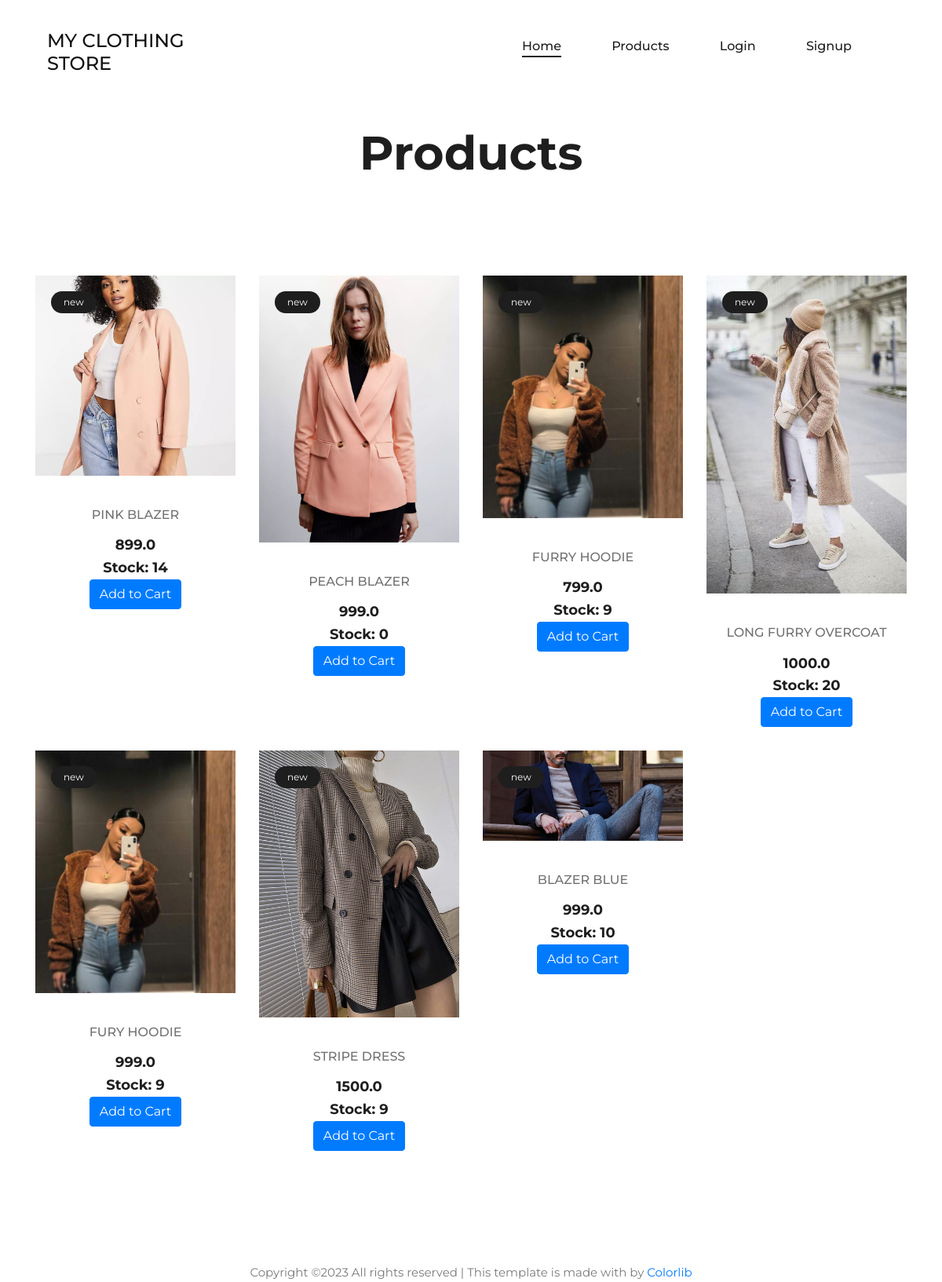
Screenshot of /products/ with the database file from the repository.
### products/models.py (models this page shows, shortened)
class Products(models.Model):
    product_image=ImageField(upload_to='images/')
    product_name=CharField(max_length=200)
    product_price=FloatField()
    stock = models.PositiveIntegerField(default=0)

### products/views.py (the view)
# urls.py: path('', include('products.urls')),
def products(request):
    product=Products.objects.all()
    context={
        'product':product
    }
    return render(request,'products.html',context)

### templates/products.html (shortened to what this page needs)
{% extends 'base.html' %}
{% load static %}
{% block content %}
<section class="latest-products spad">
    <div class="container">
        <div class="product-filter">
            <div class="row">
                <div class="col-lg-12 text-center">
                    <div class="section-title">
                        <h2>Products</h2>
                    </div>
                </div>
            </div>
        </div>
        <div class="row" id="product-list">
            {% for p in product %}
            <div class="col-lg-3 col-sm-6 mix all dresses bags">
                <div class="single-product-item">
                    <figure>
                        <a href="{{ p.get_url }}"><img src="{{ p.product_image.url }}" alt=""></a>
                        <div class="p-status">new</div>
                    </figure>
                    <div class="product-text">
                        <h6>{{ p.product_name }}</h6>
                        <p>{{ p.product_price }}</p>
                        <p>Stock: {{ p.stock }}</p>
                        {% if user.is_authenticated %}
                            {% if p.stock > 0 %}
                                <form action="{% url 'add_to_cart' p.id %}" method="POST">
                                    {% csrf_token %}
                                    <button type="submit" class="btn btn-primary">Add to Cart</button>
                                </form>
                            {% else %}
                                <p>Out of stock</p>
                            {% endif %}
                        {% else %}
                            <form action="login" method="POST">
                                <button type="submit" class="btn btn-primary">Add to Cart</button>
                            </form>
                        {% endif %}
                    </div>
                </div>
            </div>
            {% endfor %}
        </div>
    </div>
</section>
{% endblock %}

### templates/base.html (shortened to what this page needs)
{% load static %}
<!DOCTYPE html>
<html lang="zxx">
<head>
    <link rel="stylesheet" href={% static "css//bootstrap.min.css" %} type="text/css">
    <link rel="stylesheet" href={% static "css//font-awesome.min.css" %} type="text/css">
    <link rel="stylesheet" href={% static "css//nice-select.css" %} type="text/css">
    <link rel="stylesheet" href={% static "css//owl.carousel.min.css" %} type="text/css">
    <link rel="stylesheet" href={% static "css//magnific-popup.css" %} type="text/css">
    <link rel="stylesheet" href={% static "css//slicknav.min.css" %} type="text/css">
    <link rel="stylesheet" href={% static "css//style.css" %} type="text/css">
</head>
<body>
    <header class="header-section">
        <div class="container-fluid">
            <div class="inner-header">
                <div class="logo">
                    <h4>MY CLOTHING</h4>
                    <h4>STORE</h4>
                </div>
                <nav class="main-menu mobile-menu">
                    <ul>
                        <li><a class="active" href="home">Home</a></li>
                        {% if  user.is_authenticated %}
                        <li><a href="products">Products</a></li>
                        <li><a href="login">Login</a></li>
                        <li><a href="signup">Signup</a></li>
                    </ul>
                </nav>
            </div>
        </div>
    </header>
{% block content %}
{% endblock %}
    <div class="container text-center pt-5">
        <p>
Copyright &copy; All rights reserved | This template is made with  by <a href="https://colorlib.com" target="_blank">Colorlib</a>
</p>
    </div>
</body>
</html>

### static/css/style.css (style rules this page uses)
html, body { height: 100%; font-family: "Montserrat", sans-serif; -webkit-font-smoothing: antialiased; font-smoothing: antialiased; background: none; }
h1, h2, h3, h4, h5, h6 { margin: 0; color: #111111; font-weight: 500; font-family: "Montserrat", sans-serif; }
h2 { font-size: 36px; }
h4 { font-size: 24px; }
h6 { font-size: 16px; }
p { font-size: 15px; color: #7b7b7b; font-weight: 400; line-height: 1.6; font-family: "Montserrat", sans-serif; margin: 0 0 15px 0; }
img { max-width: 100%; }
ul, ol { padding: 0; margin: 0; }
.section-title h2 { color: #1e1e1e; font-size: 60px; font-weight: 700; }
.spad { padding-top: 100px; padding-bottom: 100px; }
.header-section { height: 104px; padding-top: 38px; padding-bottom: 24px; padding-left: 45px; padding-right: 45px; }
.inner-header .logo { float: left; }
.inner-header .main-menu { float: right; margin-right: 150px; }
.inner-header .main-menu ul li { display: inline-block; margin-left: 60px; position: relative; }
.inner-header .main-menu ul li a { color: #1e1e1e; font-size: 16px; display: inline-block; font-weight: 500; position: relative; line-height: 42px; }
.inner-header .main-menu ul li a.active:after { opacity: 1; }
.inner-header .main-menu ul li a:after { position: absolute; left: 0; bottom: 7px; width: 100%; height: 2px; background: #1e1e1e; content: ""; opacity: 0; -webkit-transform: all 0.3s; -webkit-transition: all 0.3s; transition: all 0.3s; }
.latest-products { padding-top: 55px; padding-bottom: 65px; }
.product-filter { margin-bottom: 100px; }
.product-filter .section-title { margin-bottom: 20px; }
.single-product-item { margin-bottom: 30px; }
.single-product-item figure { margin-bottom: 40px; position: relative; overflow: hidden; }
.single-product-item figure img { min-width: 100%; }
.single-product-item figure .p-status { position: absolute; left: 20px; top: 20px; padding: 5px 16px; font-size: 12px; background: #1e1e1e; color: #fff; border-radius: 50px; }
.single-product-item .product-text { text-align: center; }
.single-product-item .product-text h6 { color: #727272; margin-bottom: 15px; }
.single-product-item .product-text p { color: #1e1e1e; font-size: 18px; font-weight: 700; margin-bottom: 0; }
@media only screen and (min-width: 1200px) and (max-width: 1340px) { .inner-header .main-menu { margin-right: 55px; } }

### rows the page displays
Products: product_image (picture), product_name "PINK BLAZER", product_price "899.0", stock "14"
Products: product_image (picture), product_name "PEACH BLAZER", product_price "999.0", stock "0"
Products: product_image (picture), product_name "FURRY HOODIE", product_price "799.0", stock "9"
Products: product_image (picture), product_name "LONG FURRY OVERCOAT", product_price "1000.0", stock "20"
Products: product_image (picture), product_name "FURY HOODIE", product_price "999.0", stock "9"
Products: product_image (picture), product_name "STRIPE DRESS", product_price "1500.0", stock "9"
Products: product_image (picture), product_name "BLAZER BLUE", product_price "999.0", stock "10"
